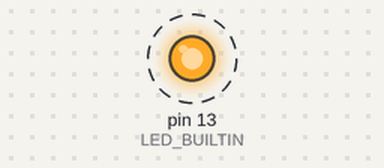
A sketch run on a simulated Arduino Uno, built with avr-gcc and run on an emulated ATmega328P. On the bench: output pins drawn as LEDs (lit = HIGH). Dashed ring = blinking.

Above: at 0.5 s.
Timing chart, 0 to 4.6 s (numbered marks = the images above):
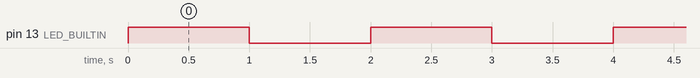

Measured:
- by itself, pin 13 (LED_BUILTIN): alternates HIGH for 1.0 s and LOW for 1.0 s

The sketch:

LED_class.ino
```cpp
#include "Led.h"

Led orange(LED_BUILTIN);

void setup() {
  orange.init();
}

void loop() {

  orange.on();
  delay(1000);
  orange.off();
  delay(1000);
}
```

Led.cpp
```cpp
#include "Led.h"

Led::Led(int pin) {
  _pin = pin;
}

void Led::init() {
  pinMode(_pin, OUTPUT);
}

void Led::on() {
  digitalWrite(_pin, HIGH);
}

void Led::off() {
  digitalWrite(_pin, LOW);
}
```

Led.h
```cpp
#ifndef LED_H
#define LED_H

#include <Arduino.h>

class Led {
  private:
    int _pin;

  public:
    Led() {}
    Led(int pin);

    void init();
    void on();
    void off();
};

#endif
```
